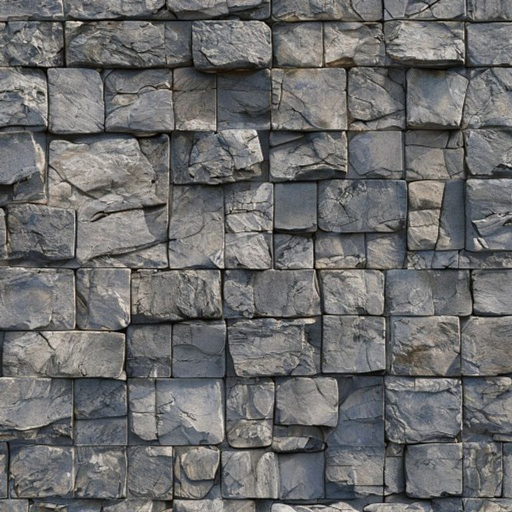
#> input picture textura_pedra.png, 1024 x 1024 px (shown at 1/2 size)
$ python calcular_ssim.py
#> lines starting #> are read from the running program, lines starting #| are printed output that depends on the picture
from PIL import Image
import numpy as np

def ssim(img1, img2):
#> called with img1 = 'textura_pedra.png', img2 = 'real_pedra.png'
    img1 = np.array(Image.open(img1).resize((512,512)).convert('RGB'), dtype=np.float64)
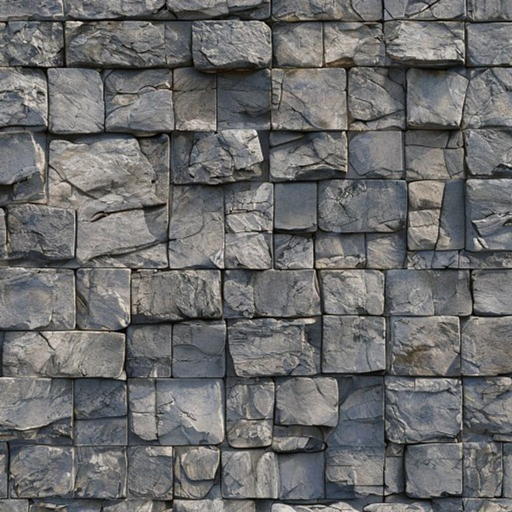
#> img1: shape (512, 512, 3) float64; mean R, G, B 108, 108, 108.2
    img2 = np.array(Image.open(img2).resize((512,512)).convert('RGB'), dtype=np.float64)
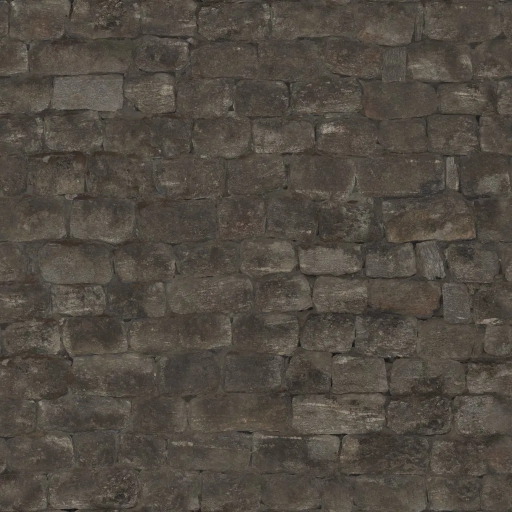
#> input picture real_pedra.png, 1024 x 1024 px (shown at 1/2 size)
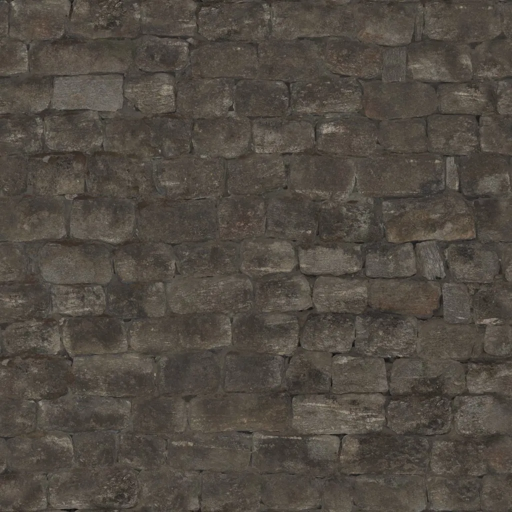
#> img2: shape (512, 512, 3) float64; mean R, G, B 81.6, 74.8, 66.6
    mu1, mu2 = img1.mean(), img2.mean()
#> mu1 = 108.1; mu2 = 74.33
    s1, s2 = img1.std(), img2.std()
#> s1 = 37.91; s2 = 13.96
    cov = ((img1 - mu1) * (img2 - mu2)).mean()
#> cov = -6.76
    C1, C2 = 6.5025, 58.5225
    ssim_val = (2*mu1*mu2 + C1) * (2*cov + C2) / ((mu1**2 + mu2**2 + C1) * (s1**2 + s2**2 + C2))
#> ssim_val = 0.0249
    return round(ssim_val, 4)

pares = [
    ("textura_pedra.png", "real_pedra.png", "Pedra"),
    ("textura_madeira.png", "real_madeira.png", "Madeira"),
    ("textura_relva.png", "real_relva.png", "Relva"),
]

print("="*45)
print(f"{'Textura':<12} {'SSIM':>8}  {'Qualidade'}")
print("="*45)
for gerada, real, nome in pares:
    val = ssim(gerada, real)
#> val = 0.0249
    q = "Excelente" if val > 0.8 else "Boa" if val > 0.6 else "Moderada" if val > 0.4 else "Baixa"
#> q = 'Baixa'
    print(f"{nome:<12} {val:>8}  {q}")
#| Pedra          0.0249  Baixa
#> pass 2 of the loop `for gerada, real, nome in pares:`:
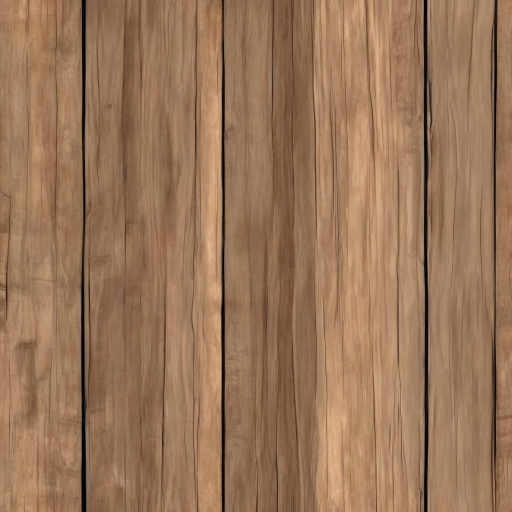
#> input picture textura_madeira.png, 1024 x 1024 px (shown at 1/2 size)
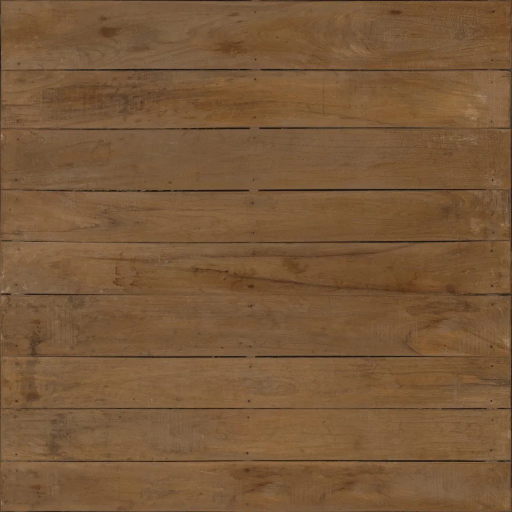
#> input picture real_madeira.png, 1024 x 1024 px (shown at 1/2 size)
#> in ssim (call 2), `img2 = np.array(Image.open(img2).resize((512,512)).convert('RGB'), dty..`:
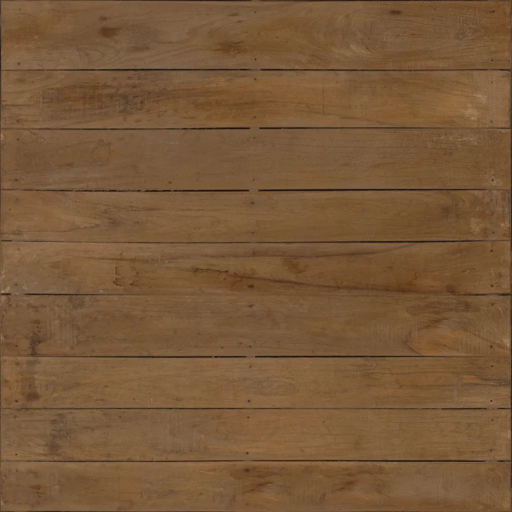
#> img2: shape (512, 512, 3) float64; mean R, G, B 120.6, 88.3, 57.1
#> mu1 = 120; mu2 = 88.67
#> s1 = 35.48; s2 = 27.89
#> cov = 681.7
#> ssim_val = 0.649
#> q = 'Boa'
#| Madeira        0.6487  Boa
#> pass 3 of the loop `for gerada, real, nome in pares:`:
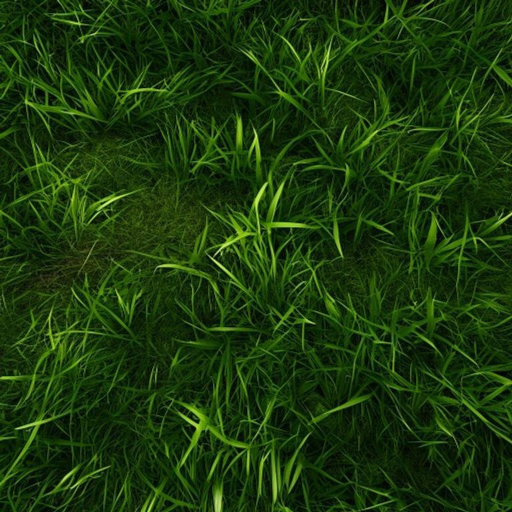
#> input picture textura_relva.png, 1024 x 1024 px (shown at 1/2 size)
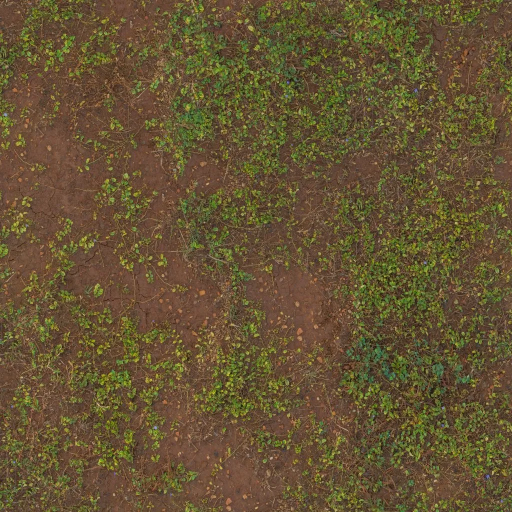
#> input picture real_relva.png, 1024 x 1024 px (shown at 1/2 size)
#> in ssim (call 3), `img2 = np.array(Image.open(img2).resize((512,512)).convert('RGB'), dty..`:
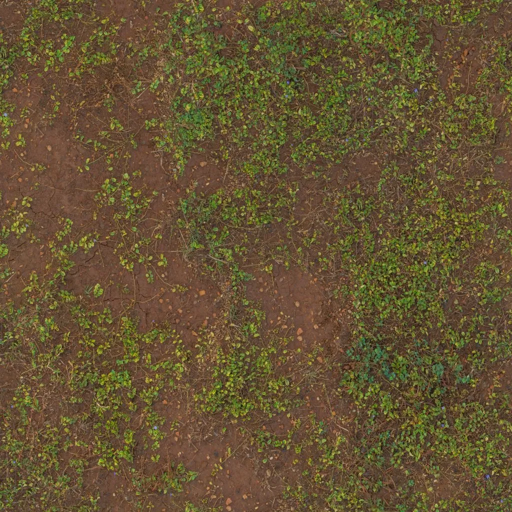
#> img2: shape (512, 512, 3) float64; mean R, G, B 101.3, 83.8, 51.4
#> mu1 = 31.66; mu2 = 78.8
#> s1 = 29.49; s2 = 27.82
#> cov = 183
#> ssim_val = 0.173
#> q = 'Baixa'
#| Relva          0.1727  Baixa
print("="*45)
